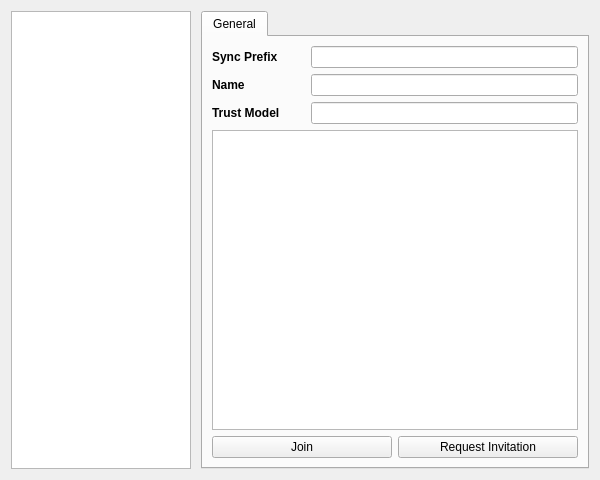
<?xml version="1.0" encoding="UTF-8"?>
<ui version="4.0">
 <class>DiscoveryPanel</class>
 <widget class="QDialog" name="DiscoveryPanel">
  <property name="enabled">
   <bool>true</bool>
  </property>
  <property name="geometry">
   <rect>
    <x>0</x>
    <y>0</y>
    <width>600</width>
    <height>480</height>
   </rect>
  </property>
  <property name="sizePolicy">
   <sizepolicy hsizetype="Preferred" vsizetype="Preferred">
    <horstretch>0</horstretch>
    <verstretch>0</verstretch>
   </sizepolicy>
  </property>
  <property name="windowTitle">
   <string>ChronoChat Discovery</string>
  </property>
  <layout class="QHBoxLayout" name="horizontalLayout_5">
   <item>
    <layout class="QHBoxLayout" name="DiscoveryPanelLayout" stretch="3,0">
     <property name="spacing">
      <number>10</number>
     </property>
     <property name="sizeConstraint">
      <enum>QLayout::SetDefaultConstraint</enum>
     </property>
     <item>
      <widget class="QListView" name="ChatroomList">
       <property name="maximumSize">
        <size>
         <width>180</width>
         <height>16777215</height>
        </size>
       </property>
       <property name="contextMenuPolicy">
        <enum>Qt::PreventContextMenu</enum>
       </property>
       <property name="acceptDrops">
        <bool>false</bool>
       </property>
       <property name="editTriggers">
        <set>QAbstractItemView::NoEditTriggers</set>
       </property>
      </widget>
     </item>
     <item>
      <widget class="QTabWidget" name="ChatroomInfo">
       <property name="currentIndex">
        <number>0</number>
       </property>
       <widget class="QWidget" name="General">
        <attribute name="title">
         <string>General</string>
        </attribute>
        <layout class="QVBoxLayout" name="verticalLayout_7">
         <item>
          <layout class="QVBoxLayout" name="verticalLayout_6" stretch="2">
           <item>
            <layout class="QVBoxLayout" name="verticalLayout">
             <item>
              <layout class="QHBoxLayout" name="horizontalLayout" stretch="35,100">
               <property name="spacing">
                <number>-1</number>
               </property>
               <item>
                <widget class="QLabel" name="NameSpaceLabel">
                 <property name="font">
                  <font>
                   <weight>75</weight>
                   <bold>true</bold>
                  </font>
                 </property>
                 <property name="text">
                  <string>Sync Prefix</string>
                 </property>
                </widget>
               </item>
               <item>
                <widget class="QLineEdit" name="NameSpaceData">
                 <property name="font">
                  <font>
                   <family>Lucida Grande</family>
                  </font>
                 </property>
                 <property name="readOnly">
                  <bool>true</bool>
                 </property>
                </widget>
               </item>
              </layout>
             </item>
             <item>
              <layout class="QHBoxLayout" name="horizontalLayout_2" stretch="35,100">
               <item>
                <widget class="QLabel" name="NameLabel">
                 <property name="font">
                  <font>
                   <weight>75</weight>
                   <bold>true</bold>
                  </font>
                 </property>
                 <property name="text">
                  <string>Name</string>
                 </property>
                </widget>
               </item>
               <item>
                <widget class="QLineEdit" name="NameData">
                 <property name="font">
                  <font>
                   <family>Lucida Grande</family>
                  </font>
                 </property>
                 <property name="readOnly">
                  <bool>true</bool>
                 </property>
                </widget>
               </item>
              </layout>
             </item>
             <item>
              <layout class="QHBoxLayout" name="horizontalLayout_3" stretch="35,100">
               <item>
                <widget class="QLabel" name="TrustModel">
                 <property name="font">
                  <font>
                   <weight>75</weight>
                   <bold>true</bold>
                  </font>
                 </property>
                 <property name="text">
                  <string>Trust Model</string>
                 </property>
                </widget>
               </item>
               <item>
                <widget class="QLineEdit" name="TrustModelData">
                 <property name="font">
                  <font>
                   <family>Lucida Grande</family>
                  </font>
                 </property>
                 <property name="readOnly">
                  <bool>true</bool>
                 </property>
                </widget>
               </item>
              </layout>
             </item>
             <item>
              <layout class="QVBoxLayout" name="verticalLayout_3">
               <item>
                <widget class="QListView" name="RosterList">
                  <property name="contextMenuPolicy">
                    <enum>Qt::PreventContextMenu</enum>
                  </property>
                  <property name="acceptDrops">
                    <bool>false</bool>
                  </property>
                  <property name="editTriggers">
                    <set>QAbstractItemView::NoEditTriggers</set>
                  </property>
                </widget>
               </item>
               <item>
                <layout class="QHBoxLayout" name="horizontalLayout_4">
                 <item>
                  <widget class="QPushButton" name="join">
                   <property name="text">
                    <string>Join</string>
                   </property>
                   <property name="autoDefault">
                    <bool>false</bool>
                   </property>
                  </widget>
                 </item>
                 <item>
                  <widget class="QPushButton" name="requestInvitation">
                   <property name="text">
                    <string>Request Invitation</string>
                   </property>
                   <property name="autoDefault">
                    <bool>false</bool>
                   </property>
                  </widget>
                 </item>
                </layout>
               </item>
              </layout>
             </item>
            </layout>
           </item>
          </layout>
         </item>
        </layout>
       </widget>
      </widget>
     </item>
    </layout>
   </item>
  </layout>
 </widget>
 <resources/>
 <connections/>
</ui>
